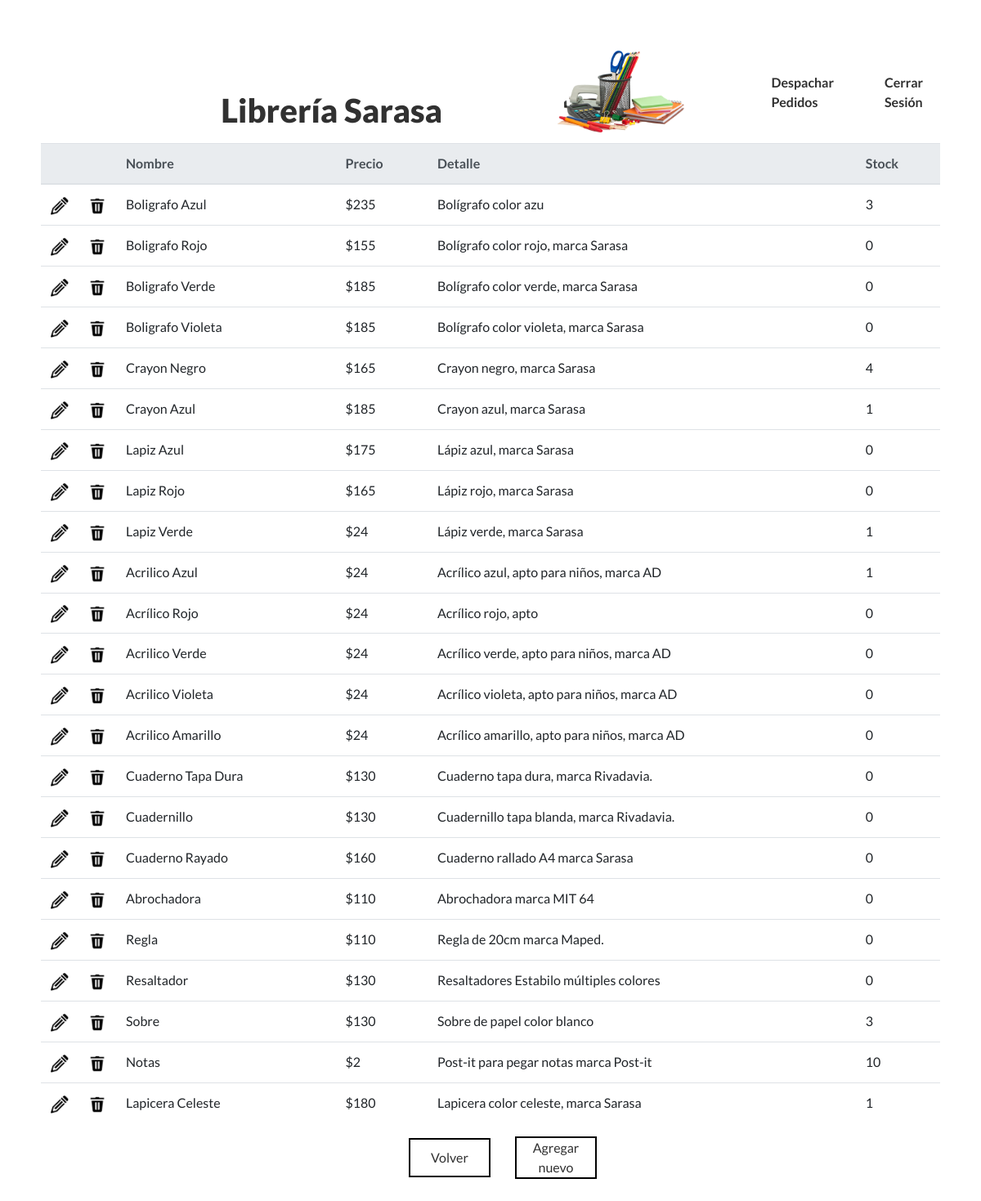
The app's page /controllers/ListaStock (signed in) with its own data.
### tables this page shows
CREATE TABLE `articulos` (
  `id_articulo` int(10) NOT NULL,
  `tipo` int(11) NOT NULL,
  `imagen` varchar(150) NOT NULL,
  `nombre` varchar(100) NOT NULL,
  `precio` decimal(20,0) NOT NULL,
  `detalle` varchar(50) NOT NULL,
  `stock` int(10) NOT NULL
);

### fw/view.php (called while the page is built)
<?php
abstract class View {
	public function render(){
		include '../html/'.get_class($this).'.php';
	}
}

### controllers/ListaStock.php (called while the page is built, shortened)
<?php
require '../views/ListaStock.php';
	$art = new Articulos;
	$todos = $art->getTodos();
	$v = new ListaStock();
	$v->articulos = $todos;
	$v->render();

### fw/Database.php (called while the page is built, shortened)
<?php
class Database{
	private $res;
	private $cn = false;
	private static $instance = false;
	public static function getInstance(){
		if(! self::$instance) self::$instance = new Database;
		return self::$instance;
	}
	private function connectIfNotConnect(){
		if(!$this->cn)
		   $this->cn = mysqli_connect("localhost","root","","libreria");
	}
	public function  query($q){
		$this->res = mysqli_query($this->cn,$q);
	}
	public function fetch(){
		return mysqli_fetch_assoc($this->res);
	}
	public function fetchAll(){
		$aux = array();
		while($fila = $this->fetch()) $aux[] = $fila;
		return $aux;
	}
}

### fw/Model.php (called while the page is built, shortened)
<?php
abstract class Model {
	public function __construct(){
		$this->db = Database::getInstance();
	}
}

### models/Articulos.php (called while the page is built, shortened)
<?php
class Articulos extends Model {
	public function getTodos(){
		$this->db->query("select * from articulos");
		return $this->db->fetchAll();
	}
}

### html/ListaStock.php (the view, shortened to what this page needs)
<!DOCTYPE html>
<html>
<head>
	<link rel="stylesheet" type="text/css" href="html/css/bootstrap.min.css">
	<link rel="stylesheet" type="text/css" href="html/styles/listaStock.css">
</head>
<body>
	<header class="header-section">
			<div class="header-navbar">
				<div class="header-title">
					<a class="title" href="PaginaPrincipalEncargado">Librería Sarasa</a>
					<img src="html/Imagenes/art-libreria.png" class="img-title" alt="img-title" >
				</div>
				<div class="header-options">
					<a class="nav-link" href="ListaPedidos">Despachar Pedidos</a>
					<a class="nav-link" href="Logout">Cerrar Sesión</a>
				</div>
			</div>
	</header>
	<table class="table">
		<thead class="thead-light">
		<tr>
			<th></th><th></th>
			<th>Nombre</th>
			<th>Precio</th>
			<th>Detalle</th>
			<th>Stock</th>
		</tr>
		<?php
			foreach($this->articulos as $art) {
		?>
		<tr>
			<td width="40"  align="center"><a href="ModificarArticulo-<?=$art['id_articulo']?>"><img src="html/imagenes/lapiz.png" width="22" height="22"></a></td>
			<td width="40" align="center"><a href="BorrarArticulo-<?=$art['id_articulo']?>"><img src="html/imagenes/tacho.png" width="22" height="22"></a></td>
			<td><?= $art['nombre'] ?></td>
			<td>$<?= $art['precio'] ?></td>
			<td><?= $art['detalle'] ?></td>
			<td><?= $art['stock'] ?></td>
		</tr>
		<?php } ?>
	</table>
	<div class="buttons-wrapper">
		<a href="PaginaPrincipalEncargado" class="volver">Volver</a>
		<a href="CrearArticulo" class="agregar">Agregar nuevo</a>
	</div>
</body>
</html>

### html/styles/listaStock.css (style rules this page uses)
* { box-sizing: border-box; }
body { font-family: "Lato", sans-serif; margin: 0 50px; }
body a { color: #313131; text-decoration: none; }
.header-section { background-color: #ffffff; }
.header-section .header-navbar { color: #313131; padding: 10px 0; display: flex; align-items: center; }
.header-section .header-navbar .header-title { display: flex; justify-content: space-around; font-size: 40px; font-weight: 800; }
.header-section .header-navbar .header-title .title { margin: 45px 0 0 150px; text-decoration: none; }
.header-section .header-navbar .header-title .img-title { width: 20%; padding: 0 20px 0 0; }
.header-section .header-navbar .header-options { display: flex; align-items: center; justify-items: center; }
.header-section .header-navbar .header-options a { font-weight: 700; text-decoration: none; }
.header-section .header-navbar .header-options a:nth-of-type(1) { font-weight: 700; margin: 0 30px 0 0; }
.buttons-wrapper { display: flex; justify-content: center; align-items: center; }
.buttons-wrapper .volver { display: flex; justify-content: center; align-items: center; width: 100px; margin: 0 30px; border: 2px solid black; padding: 10px; color: #313131; text-decoration: none; }
.buttons-wrapper .agregar { text-align: center; width: 100px; border: 2px solid black; color: #313131; text-decoration: none; }

### html/ListaStock.php (style rules this page uses)
body { margin: 50px; }

### records on screen
articulos: nombre "Boligrafo Azul", precio "235", detalle "Bolígrafo color azu", stock "3"
articulos: nombre "Boligrafo Rojo", precio "155", detalle "Bolígrafo color rojo, marca Sarasa", stock "0"
articulos: nombre "Boligrafo Verde", precio "185", detalle "Bolígrafo color verde, marca Sarasa", stock "0"
articulos: nombre "Boligrafo Violeta", precio "185", detalle "Bolígrafo color violeta, marca Sarasa", stock "0"
articulos: nombre "Crayon Negro", precio "165", detalle "Crayon negro, marca Sarasa", stock "4"
articulos: nombre "Crayon Azul", precio "185", detalle "Crayon azul, marca Sarasa", stock "1"
articulos: nombre "Lapiz Azul", precio "175", detalle "Lápiz azul, marca Sarasa", stock "0"
articulos: nombre "Lapiz Rojo", precio "165", detalle "Lápiz rojo, marca Sarasa", stock "0"
articulos: nombre "Lapiz Verde", precio "24", detalle "Lápiz verde, marca Sarasa", stock "1"
articulos: nombre "Acrilico Azul", precio "24", detalle "Acrílico azul, apto para niños, marca AD", stock "1"
articulos: nombre "Acrílico Rojo", precio "24", detalle "Acrílico rojo, apto", stock "0"
articulos: nombre "Acrilico Verde", precio "24", detalle "Acrílico verde, apto para niños, marca AD", stock "0"
articulos: nombre "Acrilico Violeta", precio "24", detalle "Acrílico violeta, apto para niños, marca AD", stock "0"
articulos: nombre "Acrilico Amarillo", precio "24", detalle "Acrílico amarillo, apto para niños, marca AD", stock "0"
articulos: nombre "Cuaderno Tapa Dura", precio "130", detalle "Cuaderno tapa dura, marca Rivadavia.", stock "0"
articulos: nombre "Cuadernillo", precio "130", detalle "Cuadernillo tapa blanda, marca Rivadavia.", stock "0"
articulos: nombre "Cuaderno Rayado", precio "160", detalle "Cuaderno rallado A4 marca Sarasa", stock "0"
articulos: nombre "Abrochadora", precio "110", detalle "Abrochadora marca MIT 64", stock "0"
articulos: nombre "Regla", precio "110", detalle "Regla de 20cm marca Maped.", stock "0"
articulos: nombre "Resaltador", precio "130", detalle "Resaltadores Estabilo múltiples colores", stock "0"
articulos: nombre "Sobre", precio "130", detalle "Sobre de papel color blanco", stock "3"
articulos: nombre "Notas", precio "2", detalle "Post-it para pegar notas marca Post-it", stock "10"
articulos: nombre "Lapicera Celeste", precio "180", detalle "Lapicera color celeste, marca Sarasa", stock "1"
